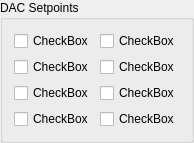
           <widget class="QGroupBox" name="groupBox_28">
            <property name="geometry">
             <rect>
              <x>190</x>
              <y>420</y>
              <width>166</width>
              <height>111</height>
             </rect>
            </property>
            <property name="title">
             <string>DAC Setpoints</string>
            </property>
            <layout class="QGridLayout" name="gridLayout_67">
             <item row="0" column="0">
              <widget class="QCheckBox" name="checkBox_21">
               <property name="text">
                <string>CheckBox</string>
               </property>
              </widget>
             </item>
             <item row="1" column="1">
              <widget class="QCheckBox" name="checkBox_24">
               <property name="text">
                <string>CheckBox</string>
               </property>
              </widget>
             </item>
             <item row="2" column="0">
              <widget class="QCheckBox" name="checkBox_25">
               <property name="text">
                <string>CheckBox</string>
               </property>
              </widget>
             </item>
             <item row="0" column="1">
              <widget class="QCheckBox" name="checkBox_22">
               <property name="text">
                <string>CheckBox</string>
               </property>
              </widget>
             </item>
             <item row="2" column="1">
              <widget class="QCheckBox" name="checkBox_26">
               <property name="text">
                <string>CheckBox</string>
               </property>
              </widget>
             </item>
             <item row="1" column="0">
              <widget class="QCheckBox" name="checkBox_23">
               <property name="text">
                <string>CheckBox</string>
               </property>
              </widget>
             </item>
             <item row="3" column="0">
              <widget class="QCheckBox" name="checkBox_27">
               <property name="text">
                <string>CheckBox</string>
               </property>
              </widget>
             </item>
             <item row="3" column="1">
              <widget class="QCheckBox" name="checkBox_28">
               <property name="text">
                <string>CheckBox</string>
               </property>
              </widget>
             </item>
            </layout>
           </widget>
